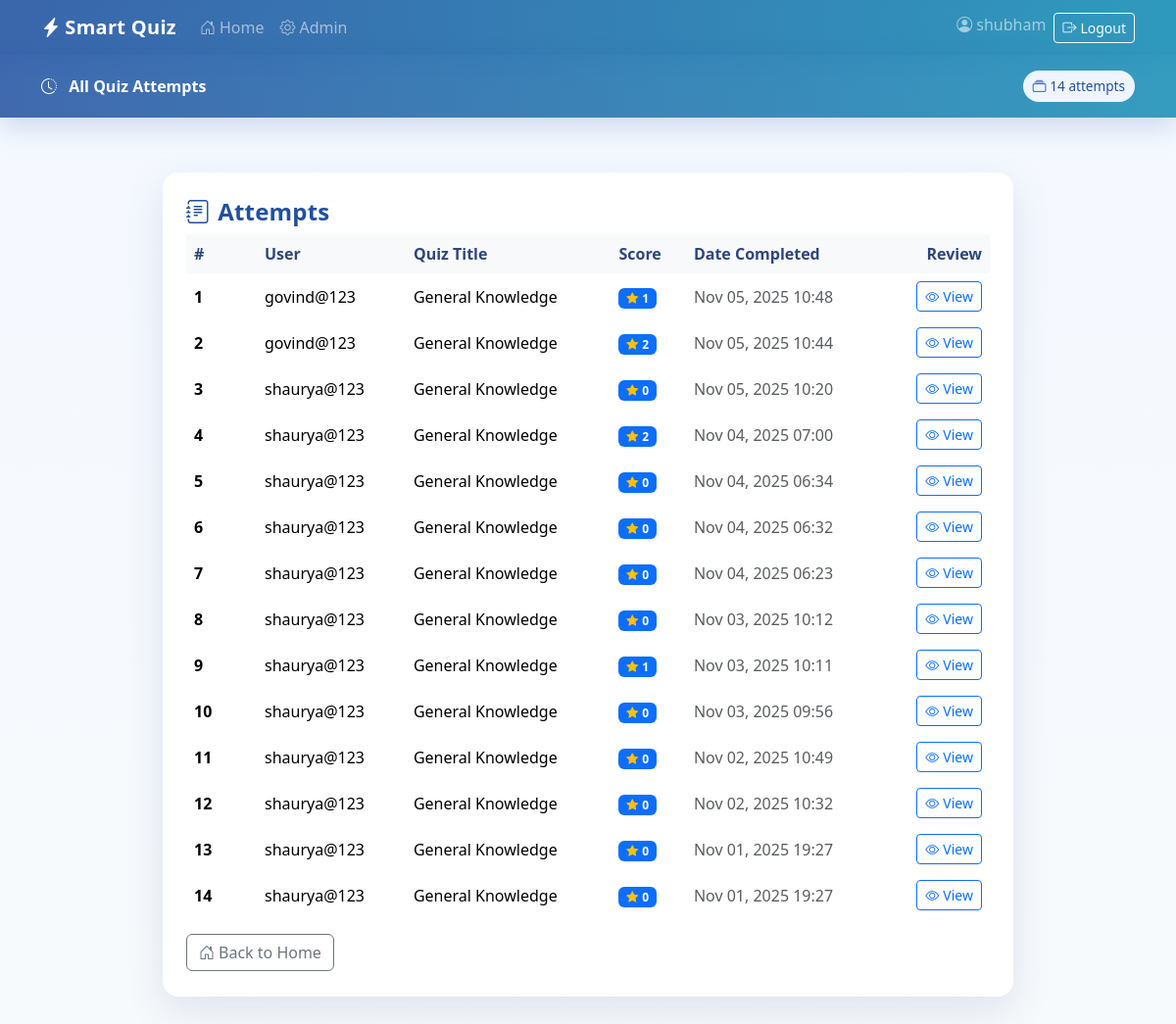
The page /quiz/history/ (signed in) on the database as committed earlier.
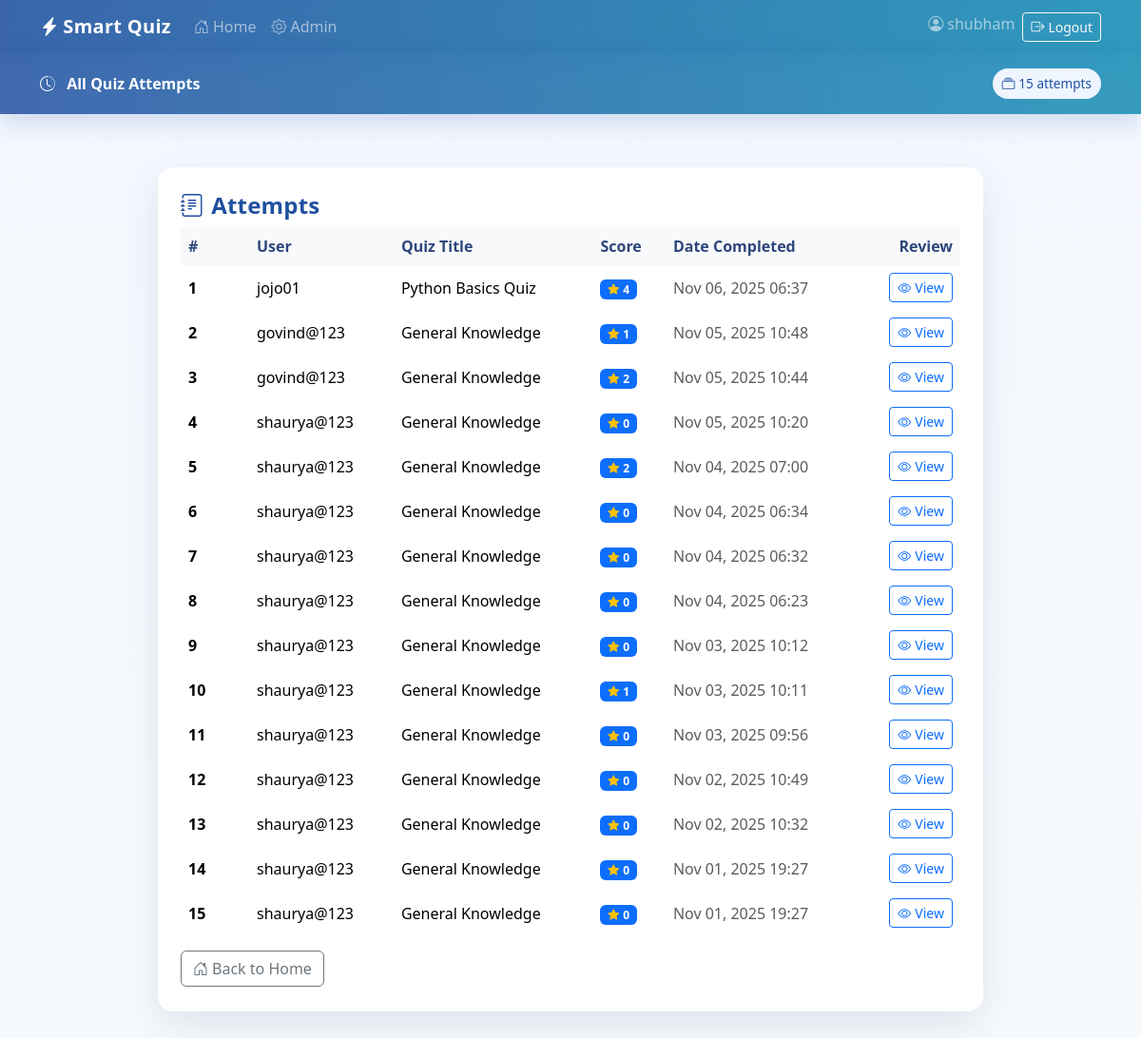
The same page on the database as committed later.
### quiz/models.py (models this page shows, shortened)
class QuizAttempt(models.Model):
    user = models.ForeignKey(User, on_delete=models.CASCADE, related_name="attempts")
    quiz = models.ForeignKey(Quiz, on_delete=models.CASCADE, related_name="attempts")
    score = models.IntegerField(default=0)
    date_completed = models.DateTimeField(auto_now_add=True)
    started_at = models.DateTimeField(null=True, blank=True)  # optional timer
    duration_seconds = models.IntegerField(default=600)       # default duration 10min

class Quiz(models.Model):
    title = models.CharField(max_length=200, unique=True)
    description = models.TextField(blank=True)
    class Meta:
        verbose_name_plural = "Quizzes"

### quiz/views.py (the view)
# urls.py: path('history/', views.history, name='history'),
@login_required
def history(request):
    if request.user.is_staff:
        attempts = QuizAttempt.objects.all().order_by('-date_completed')
    else:
        attempts = QuizAttempt.objects.filter(user=request.user).order_by('-date_completed')
    return render(request, 'quiz/history.html', {'attempts': attempts})

### quiz/templates/quiz/history.html (shortened to what this page needs)
{% load static %}
<!DOCTYPE html>
<html>
<head>
  <link href="https://cdn.jsdelivr.net/npm/bootstrap@5.3.3/dist/css/bootstrap.min.css" rel="stylesheet">
  <link href="https://cdn.jsdelivr.net/npm/bootstrap-icons@1.11.3/font/bootstrap-icons.css" rel="stylesheet">
</head>
<body>
  {% include 'partials/navbar.html' %}
  {% include 'partials/messages.html' %}
  <div class="sq-hero py-3">
    <div class="container d-flex justify-content-between align-items-center">
      <div class="fw-semibold">
        <i class="bi bi-clock-history me-2"></i>
        {% if request.user.is_staff %}
          All Quiz Attempts
        {% else %}
          Your Quiz History
        {% endif %}
      </div>
      <span class="sq-chip"><i class="bi bi-collection me-1"></i>{{ attempts|length }} attempts</span>
    </div>
  </div>
  <div class="sq-section">
    <div class="sq-card">
      <div class="d-flex justify-content-between align-items-center mb-2">
        <h2 class="sq-title h4 mb-0"><i class="bi bi-journal-text me-2"></i>Attempts</h2>
      </div>
      <div class="table-responsive">
        <table class="table table-hover table-borderless align-middle">
          <thead class="table-light">
            <tr>
              <th style="width:72px;">#</th>
              {% if request.user.is_staff %}
                <th>User</th>
              {% endif %}
              <th>Quiz Title</th>
              <th>Score</th>
              <th>Date Completed</th>
              <th class="text-end">Review</th>
            </tr>
          </thead>
          <tbody>
            {% for attempt in attempts %}
            <tr>
              <td class="fw-semibold">{{ forloop.counter }}</td>
              {% if request.user.is_staff %}
                <td>{{ attempt.user.username }}</td>
              {% endif %}
              <td>{{ attempt.quiz.title }}</td>
              <td>
                <span class="badge text-bg-primary">
                  <i class="bi bi-star-fill me-1 text-warning"></i>{{ attempt.score }}
                </span>
              </td>
              <td class="text-muted">{{ attempt.date_completed|date:"M d, Y H:i" }}</td>
              <td class="text-end">
                <a href="{% url 'attempt_detail' attempt.id %}" class="btn btn-sm btn-outline-primary">
                  <i class="bi bi-eye me-1"></i>View
                </a>
              </td>
            </tr>
            {% empty %}
            <tr>
              <td colspan="{% if request.user.is_staff %}6{% else %}5{% endif %}" class="text-secondary text-center py-4">
                <i class="bi bi-inboxes me-1"></i>You haven't completed any quizzes yet.
              </td>
            </tr>
            {% endfor %}
          </tbody>
        </table>
      </div>
      <div class="d-flex justify-content-between mt-3">
        <a class="btn btn-outline-secondary" href="{% url 'home' %}">
          <i class="bi bi-house-door me-1"></i>Back to Home
        </a>
      </div>
    </div>
  </div>
</body>
</html>

Rows that differ between the two databases and show on the page:
added QuizAttempt: user.username "jojo01", quiz "Python Basics Quiz", score "4", date_completed "Nov 06, 2025 06:37"
Other text that changed with them:
{{ attempts|length }}: "14" → "15"
